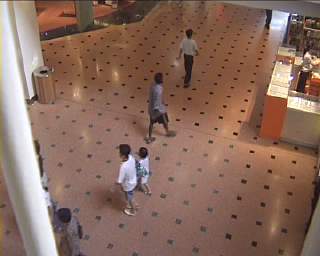
#> input picture ShoppingMall/ShoppingMall1482.bmp, 320 x 256 px; its folder holds only this picture in this run
$ python t.py   (older library calls are emulated)
#> lines starting #> are read from the running program, lines starting #| are printed output that depends on the picture
### inexact_augmented_lagrange_multiplier.py
import numpy as np
from numpy.linalg import norm, svd

def inexact_augmented_lagrange_multiplier(X, lmbda = 0.01, tol = 1e-7, maxIter = 1000):
	Y = X
	norm_two = norm(Y.ravel(), 2)
	norm_inf = norm(Y.ravel(), np.inf) / lmbda
	dual_norm = np.max([norm_two, norm_inf])
	# print(dual_norm)
	Y = Y /dual_norm
	A = np.zeros(Y.shape)
	E = np.zeros(Y.shape)
	dnorm = norm(X, 'fro')	# Frobenius norm
	mu = 1.25 / norm_two
	rho = 1.5
	sv = 10.
	n= Y.shape[1]
	itr = 0
	while True:
		Eraw = X - A + (1/mu) * Y
		Eupdate = np.maximum(Eraw - lmbda / mu, 0) + np.minimum(Eraw + lmbda / mu, 0)
		U, S, V = svd(X - Eupdate + (1 / mu) * Y, full_matrices=False)
		svp = (S > 1 / mu).shape[0]
		if svp < sv:
			sv = np.min([svp + 1, n])
		else:
			sv = np.min([svp + round(0.05 * n), n])

		Aupdate = np.dot(np.dot(U[:, :svp], np.diag(S[:svp] - 1 / mu)), V[:svp, :])
		A = Aupdate
		E = Eupdate
		#print itr
		Z = X - A - E
		Y = Y + mu * Z
		mu = np.min([mu * rho, mu * 1e7])
		itr += 1
		if ((norm(Z, 'fro') / dnorm) < tol) or (itr >= maxIter):
			break
	print("IALM Finished at iteration %d" % (itr))
	return A, E

### t.py
from scipy import misc
import numpy as np
from glob import glob
from inexact_augmented_lagrange_multiplier import inexact_augmented_lagrange_multiplier
from scipy.io import savemat
import os
import sys
import matplotlib.pyplot as plt
from scipy.io import loadmat
import numpy as np
from matplotlib import cm
import matplotlib
import imageio
import cv2

def rgb2gray(rgb):
    r, g, b = rgb[:, :, 0], rgb[:, :, 1], rgb[:, :, 2]
    gray = 0.2989 * r + 0.5870 * g + 0.1140 * b
    return gray / 255


def make_video(alg, num, cache_path='./matrix_IALM_tmp'):
    name = alg
    if not os.path.exists(cache_path):
        os.mkdir(cache_path)
    # If you generate a big
    if not os.path.exists('%s/%s_tmp' % (cache_path, name)):
        os.mkdir("%s/%s_tmp" % (cache_path, name))
    mat = loadmat('./%s_background_subtraction.mat' % (name))
    org = X.reshape(d1, d2, num) * 255.
    # print('d1 {}, d2 {}'.format(d1, d2))
    fig = plt.figure()
    ax = fig.add_subplot(111)
    usable = [x for x in sorted(mat.keys()) if "_" not in x][0]
    sz = min(org.shape[2], mat[usable].shape[2])
    for i in range(num):
        ax.cla()
        ax.axis("off")
        ax.imshow(np.hstack([mat[x][:, :, i] for x in sorted(mat.keys()) if "_" not in x] + \
                            [org[:, :, i]]), cm.gray)
        fname_ = '%s/%s_tmp/_tmp%03d.png' % (cache_path, name, i)
        if (i % 25) == 0:
            print('Completed frame', i, 'of', sz, 'for method', name)
        fig.tight_layout()
        fig.savefig(fname_, bbox_inches="tight")
    plt.close()


def splitFB(X, d1, d2, num, channel, model_name):
    X = X.reshape(d1 * d2, num)
    A, E = inexact_augmented_lagrange_multiplier(X[:, :])
    A = A.reshape(d1, d2, num) * 255.
    E = E.reshape(d1, d2, num) * 255.
    A_save_path = './A/{}/'.format(channel)
    E_save_path = './E/{}/'.format(channel)
    if not os.path.exists(A_save_path):
        os.mkdir(A_save_path)
    if not os.path.exists(E_save_path):
        os.mkdir(E_save_path)
    for i in range(num):
        tA, tE = A[:, :, i], E[:, :, i]
        cv2.imwrite(A_save_path + 'A_{}.png'.format(i), tA)
        cv2.imwrite(E_save_path + 'E_{}.png'.format(i), tE)

    # savemat("./{}_{}_IALM_background_subtraction.mat".format(model_name, channel), {"1": A, "2": E})
    print('{} model saved.'.format(channel))
    # make_video(alg='{}_{}_IALM'.format(model_name, channel), num=num)


if __name__ == "__main__":
    names = sorted(glob("./ShoppingMall/*.bmp"))
    d1, d2, channels = imageio.imread(names[0]).shape  # (256, 320, 3)
#> d1 = 256; d2 = 320; channels = 3
    # d1 = 128
    # d2 = 160
    num = len(names)
    # [11 lines of commented-out code are left out]

    X = np.zeros((d1, d2, num))
    rX = np.zeros((d1, d2, num))
    gX = np.zeros((d1, d2, num))
    bX = np.zeros((d1, d2, num))
    for n, i in enumerate(names):
        tmp_frame = misc.imread(i).astype(np.double)
        bX[:, :, n] = tmp_frame[:, :, 0] / 255.
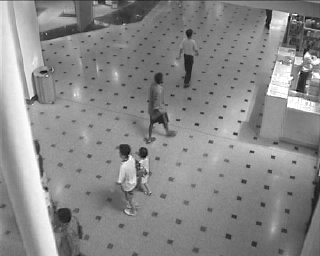
#> bX: shape (256, 320, 1) float64; min 0, max 1, mean 0.539
        gX[:, :, n] = tmp_frame[:, :, 1] / 255.
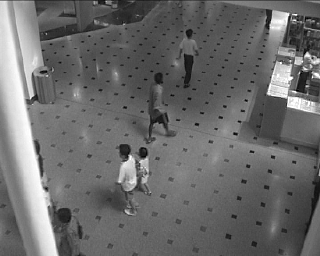
#> gX: shape (256, 320, 1) float64; min 0, max 1, mean 0.42
        rX[:, :, n] = tmp_frame[:, :, 2] / 255.
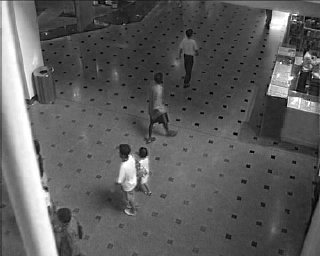
#> rX: shape (256, 320, 1) float64; min 0, max 1, mean 0.366
        # X[:, :, n] = rgb2gray(misc.imread(i).astype(np.double)) / 255.
    bX = bX.reshape(d1 * d2, num)
    gX = gX.reshape(d1 * d2, num)
    rX = rX.reshape(d1 * d2, num)
    print(bX[:, :].shape)
#| (81920, 1)
    model_name = 't1'
    splitFB(bX[:, :], d1, d2, num, 'b', model_name)
#> in inexact_augmented_lagrange_multiplier, `norm_two = norm(Y.ravel(), 2)`: norm_two = 160.2
#> in inexact_augmented_lagrange_multiplier, `norm_inf = norm(Y.ravel(), np.inf) / lmbda`: norm_inf = 100
#> in inexact_augmented_lagrange_multiplier, `dual_norm = np.max([norm_two, norm_inf])`: dual_norm = 160.2
#> in inexact_augmented_lagrange_multiplier, `mu = 1.25 / norm_two`: mu = 0.0078
#> the loop in inexact_augmented_lagrange_multiplier, `while True:` made 8 passes
#> (S, mu) on passes 1 to 8: ([277.2], 0.0117), ([245.4], 0.0176), ([217.1], 0.0263), ([198.2], 0.0395), ([185.5], 0.0593), ([177.1], 0.0889), ([171.5], 0.133), ([167.7], 0.2)
#> after the loop in inexact_augmented_lagrange_multiplier, `while True:`: itr = 8
#| IALM Finished at iteration 8
#> in splitFB, `E = E.reshape(d1, d2, num) * 255.`: E: shape (256, 320, 1) float64; every value is 0
    splitFB(gX[:, :], d1, d2, num, 'g', model_name)
#> the loop in inexact_augmented_lagrange_multiplier (call 2), `while True:` made 9 passes
#> (S, mu) on passes 1 to 9: ([210], 0.0145), ([196.5], 0.0217), ([175.2], 0.0326), ([160], 0.0489), ([149.8], 0.0734), ([143], 0.11), ([138.4], 0.165), ([135.4], 0.248), ([133.4], 0.371)
#| IALM Finished at iteration 9
    splitFB(rX[:, :], d1, d2, num, 'r', model_name)
#> call 3 of splitFB, with X = array of shape (81920, 1), d1 = 256, d2 = 320, num = 1, channel = 'r', model_name = 't1'
#| IALM Finished at iteration 17
#> in splitFB (call 3), `E = E.reshape(d1, d2, num) * 255.`:
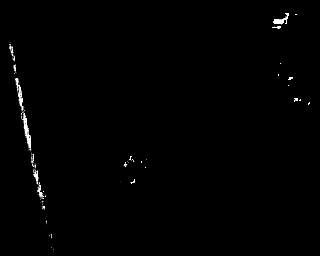
#> E: shape (256, 320, 1) float64; min 0, max 3.64, mean 0.0252; drawn with min black and max white

$ run again, on ShoppingMall/ShoppingMall1489.bmp
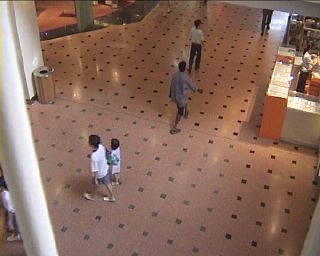
#> input picture ShoppingMall/ShoppingMall1489.bmp, 320 x 256 px
#> d1 = 256; d2 = 320; channels = 3
#> `rX[:, :, n] = tmp_frame[:, :, 2] / 255.`:
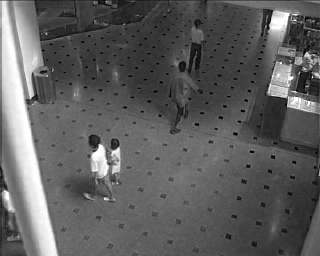
#> rX: shape (256, 320, 1) float64; min 0, max 1, mean 0.37
#| (81920, 1)
#> norm_two = 161.5
#> norm_inf = 100
#> dual_norm = 161.5
#> in inexact_augmented_lagrange_multiplier, `mu = 1.25 / norm_two`: mu = 0.00774
#> the loop in inexact_augmented_lagrange_multiplier, `while True:` made 8 passes
#> (S, mu) on passes 1 to 8: ([279.9], 0.0116), ([247.5], 0.0174), ([219], 0.0261), ([199.8], 0.0392), ([187.1], 0.0588), ([178.6], 0.0881), ([172.9], 0.132), ([169.1], 0.198)
#> after the loop in inexact_augmented_lagrange_multiplier, `while True:`: itr = 8
#| IALM Finished at iteration 8
#> E: shape (256, 320, 1) float64; every value is 0
#> the loop in inexact_augmented_lagrange_multiplier (call 2), `while True:` made 9 passes
#> (S, mu) on passes 1 to 8: ([212.4], 0.0144), ([198.4], 0.0216), ([176.8], 0.0323), ([161.4], 0.0485), ([151.1], 0.0727), ([144.2], 0.109), ([139.7], 0.164), ([136.6], 0.246)
#| IALM Finished at iteration 9
#| IALM Finished at iteration 17
#> in splitFB (call 3), `E = E.reshape(d1, d2, num) * 255.`:
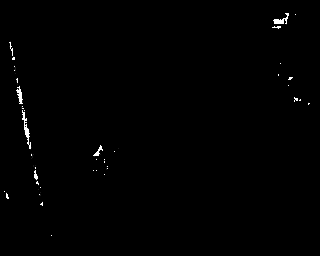
#> E: shape (256, 320, 1) float64; min 0, max 1.13, mean 0.00607; drawn with min black and max white
